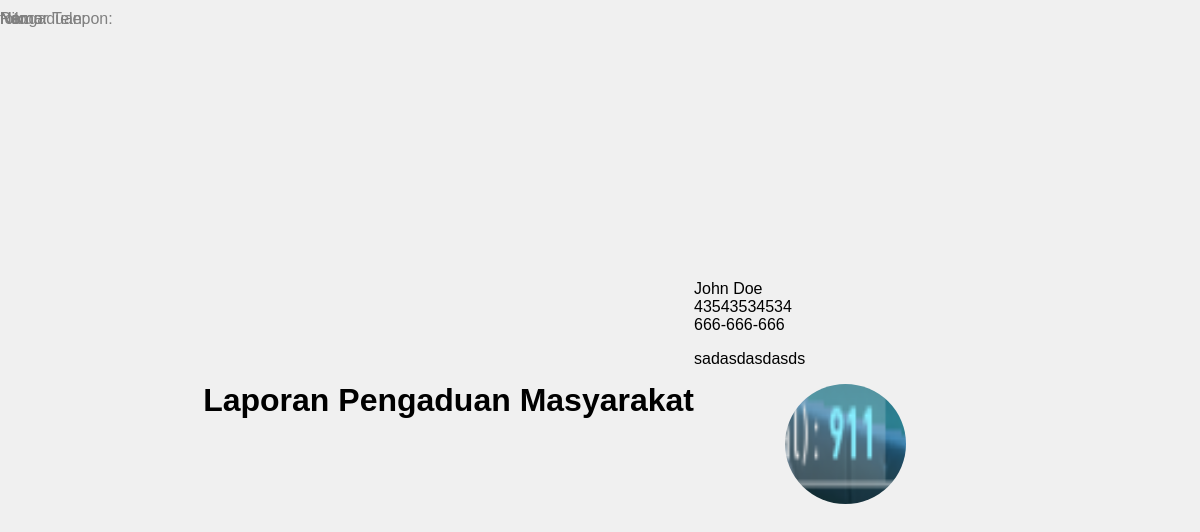
Page /admin/report.php?id_pengaduan=14 (signed in) on the committed database.
### tables this page shows
CREATE TABLE `pengaduan` (
  `id_pengaduan` int(11) NOT NULL,
  `tgl_pengaduan` date NOT NULL,
  `nik` char(16) NOT NULL,
  `isi_laporan` text NOT NULL,
  `foto` varchar(255) NOT NULL,
  `status` enum('0','proses','selesai') NOT NULL
);

CREATE TABLE `masyarakat` (
  `nik` char(16) NOT NULL,
  `nama` varchar(35) NOT NULL,
  `username` varchar(25) NOT NULL,
  `password` varchar(32) NOT NULL,
  `telp` varchar(20) NOT NULL
);

### admin/report.php (the view, shortened to what this page needs)
<!DOCTYPE html>
<html lang="en">
<head>
<link rel="stylesheet" href="style.css">
</head>
<body>
    <?php
    include "../masyarakat/koneksi.php";
    $sql = "SELECT *
    FROM pengaduan
    right JOIN masyarakat ON pengaduan.nik = masyarakat.nik WHERE pengaduan.id_pengaduan=$_GET[id_pengaduan]";
    $query = mysqli_query($koneksi, $sql);
    $pengadu = mysqli_fetch_array($query);
    $nama = "John Doe";
    $nik = $pengadu['nik'];
    $nomor_telepon = $pengadu['telp'];
    $isi_pengaduan = $pengadu['isi_laporan'];
    ?>
    <div class="header">
        <h1 style="text-align:center;">Laporan Pengaduan Masyarakat</h1>
    </div>
    <div class="report">
        <div class="report-field">
            <label>Nama:</label>
            <span><?php echo $nama; ?></span>
        </div>
        <div class="report-field">
            <label>Nik:</label>
            <span><?php echo $nik; ?></span>
        </div>
        <div class="report-field">
            <label>Nomor Telepon:</label>
            <span><?php echo $nomor_telepon; ?></span>
        </div>
        <div class="report-field">
            <label>Pengaduan:</label>
            <p><?php echo $isi_pengaduan; ?></p>
        </div>
        <div class="report-field">
            <label>foto:</label>
            <p><img width="180px" height="120px" src="../foto/<?= $pengadu['foto'] ?>"></p>
        </div>
    </div>
</body>
</html>

### style/style.css (style rules this page uses)
body { font-family: sans-serif; display: flex; justify-content: center; align-items: center; min-height: 100vh; margin: 0; background-color: #f0f0f0; background-image: url("https://i.pinimg.com/originals/71/9e/80/719e80760999b4c355a723224120eb07.png"); background-repeat: no-repeat; background-size: cover; }
img { border-radius: 50%; width: 40%; display: flex; margin: auto; }
label { position: absolute; top: 0; left: 0; padding: 10px 0; transition: 0.2s ease all; pointer-events: none; color: gray }

### rows in the picture
pengaduan: nik.nik "43543534534", nik.telp "666-666-666", isi_laporan "sadasdasdasds", foto (picture)

### other values in the picture
$nama "John Doe"
